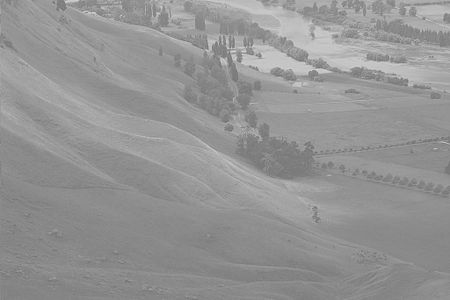
#> input picture Assignment1/Images/EQTest.jpg, 450 x 300 px, given in place of the camera
$ python Part2.py
#> lines starting #> are read from the running program, lines starting #| are printed output that depends on the picture
import cv2 as cv
import numpy as np


class MotionTracker:
    # The base image
    __bgrImg: cv.Mat

    # The various images used for motion capture
    __grayImg: cv.Mat
    __curDst: cv.Mat
    __capture1: cv.Mat
    __absDiffImg: cv.Mat
    __contourImg: cv.Mat

    __capture: cv.VideoCapture

    def __init__(self) -> None:
        self.__capture = cv.VideoCapture(0)
        # Create Windows
        cv.namedWindow("Original")
        cv.namedWindow("Difference")
        cv.namedWindow("Threshold")
        cv.namedWindow("Contours")

        # Capture initial image (step 1)
        _, self.__bgrImg = self.__capture.read()

        # Create blank images (step 2)
        self.__grayImg = np.zeros_like(self.__bgrImg)
        self.__curDst = np.zeros_like(self.__bgrImg, dtype=np.float32)
        self.__capture1 = np.zeros_like(self.__bgrImg)
        self.__absDiffImg = np.zeros_like(self.__bgrImg)
        self.__contourImg = np.zeros_like(self.__bgrImg)

    def startLoop(self) -> None:
        # Loop (step 3)
        while True:
            # Grab frame (step 4)
            _, self.__bgrImg = self.__capture.read()

            # Brighten image (step 4.1)
            self.__bgrImg = cv.convertScaleAbs(self.__bgrImg, 1, 1.25)

            # Copy image
            self.__capture1 = self.__bgrImg.copy()

            # Blur image (step 5)
            blured = cv.blur(self.__capture1, (3, 3))

            # Convert to 32f
            blured = np.float32(blured)

            # Accumulate Weighted (step 6)
            self.__curDst = cv.accumulateWeighted(blured, self.__curDst, 0.5)

            # Convert back to 8bit (step 7)
            self.__capture1 = cv.convertScaleAbs(self.__curDst)

            # Get abs diff (step 8)
            self.__absDiffImg = cv.absdiff(self.__capture1, self.__bgrImg)

            # Convert to grayscale (step 9)
            self.__absDiffImg = cv.cvtColor(self.__absDiffImg, cv.COLOR_BGR2GRAY)

            # Threshold (low number, step 10)
            self.__grayImg = cv.inRange(self.__absDiffImg, 20, 255)

            # Blur (step 11)
            self.__grayImg = cv.blur(self.__grayImg, (15, 15))

            # Threshold (high number, step 12)
            self.__grayImg = cv.inRange(self.__grayImg, 120, 255)

            # Find contours (step 13)
            contours, _ = cv.findContours(
                self.__grayImg, cv.RETR_CCOMP, cv.CHAIN_APPROX_SIMPLE
            )

            # Make contour image white and draw contours
            self.__contourImg.fill(255)

            # Find blobs/rectangles from contours (step 14)
            i = 0
            for contour in contours:
                # Cutoff for small contours
                if contour.size <= 75:
                    i = i + 1
                    continue
                # Draw contours of blobs (step 15)
                cv.drawContours(self.__contourImg, contours, i, (0, 0, 0), -1)

                # Draw rectangles (step 16)
                x, y, w, h = cv.boundingRect(contour)
                cv.rectangle(self.__bgrImg, (x, y), (x + w, y + h), (0, 0, 255), 2)
                i = i + 1

            # Draw images
            cv.imshow("Original", self.__bgrImg)
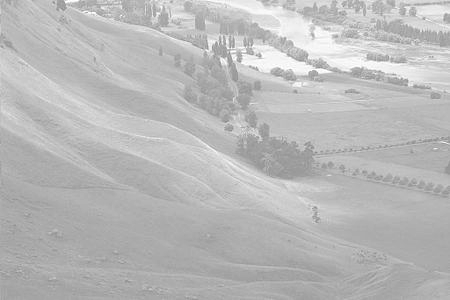
#> window 'Original': shape (300, 450, 3); min 134, max 255, mean 185
            cv.imshow("Difference", self.__absDiffImg)
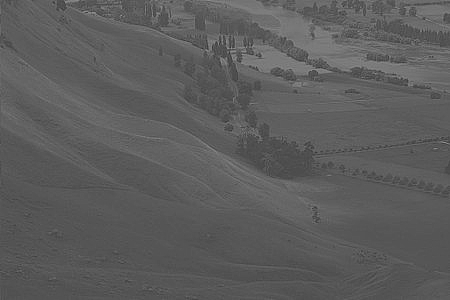
#> window 'Difference': shape (300, 450); min 46, max 154, mean 92.5
            cv.imshow("Threshold", self.__grayImg)
            cv.imshow("Contours", self.__contourImg)

            # Exit with esc
            k: int = cv.waitKey(1)
#> (key Esc is pressed here)
            if k == 27:
                break

        cv.destroyAllWindows()

# Create the program
def main():
    tracker: MotionTracker = MotionTracker()
    tracker.startLoop()


main()

$ run again, on Assignment1/Images/japaneseflowers.jpg
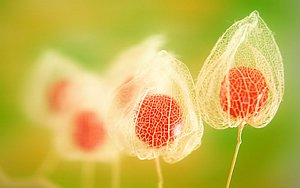
#> input picture Assignment1/Images/japaneseflowers.jpg, 300 x 188 px, given in place of the camera
#> in startLoop, `cv.imshow("Original", self.__bgrImg)`:
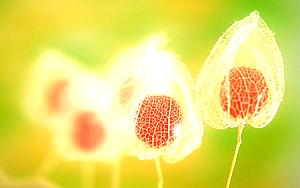
#> window 'Original': shape (188, 300, 3); mean B, G, R 101.6, 221.3, 231.4
#> in startLoop, `cv.imshow("Difference", self.__absDiffImg)`:
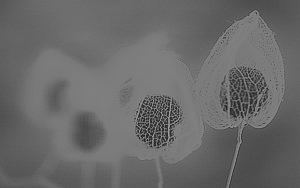
#> window 'Difference': shape (188, 300); min 28, max 165, mean 105.4
